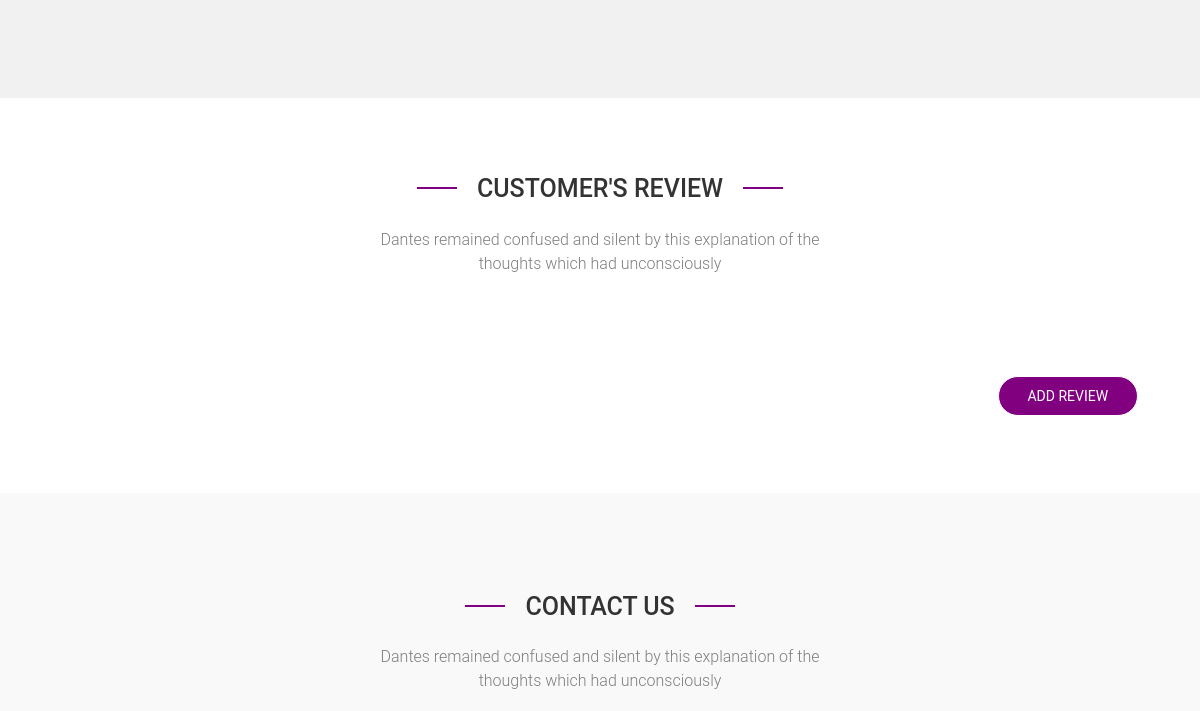
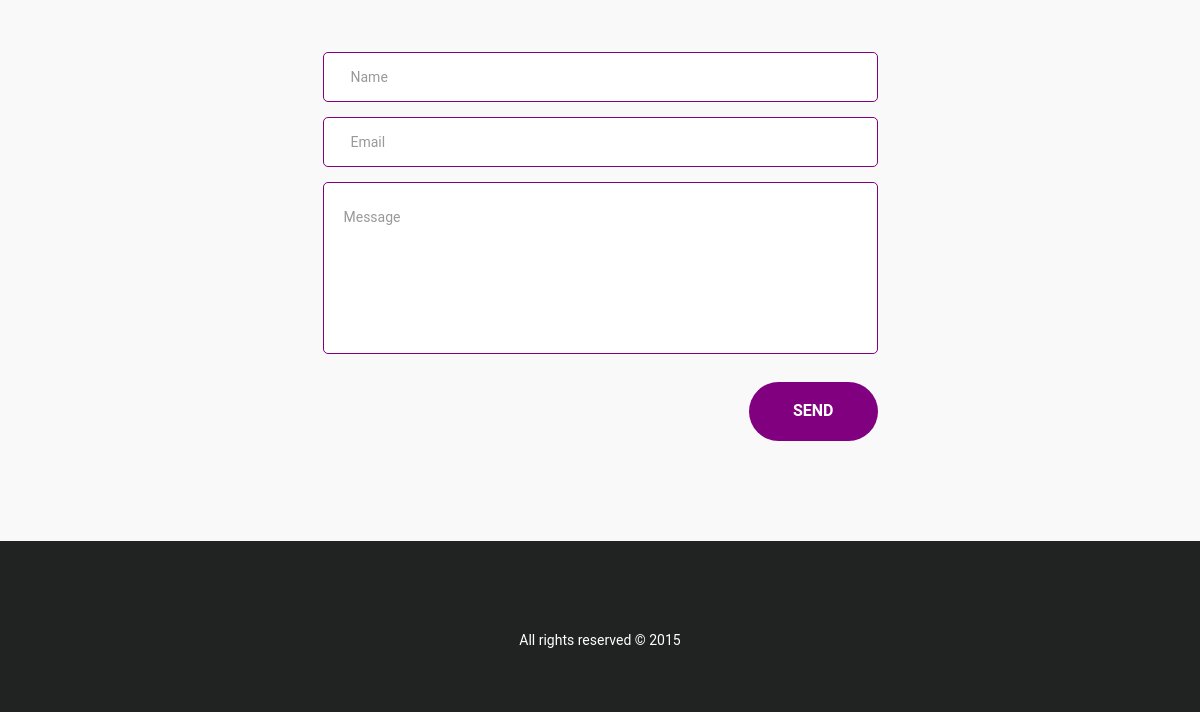
Before: / (lower part) with the older database file (2 pictures, top to bottom).
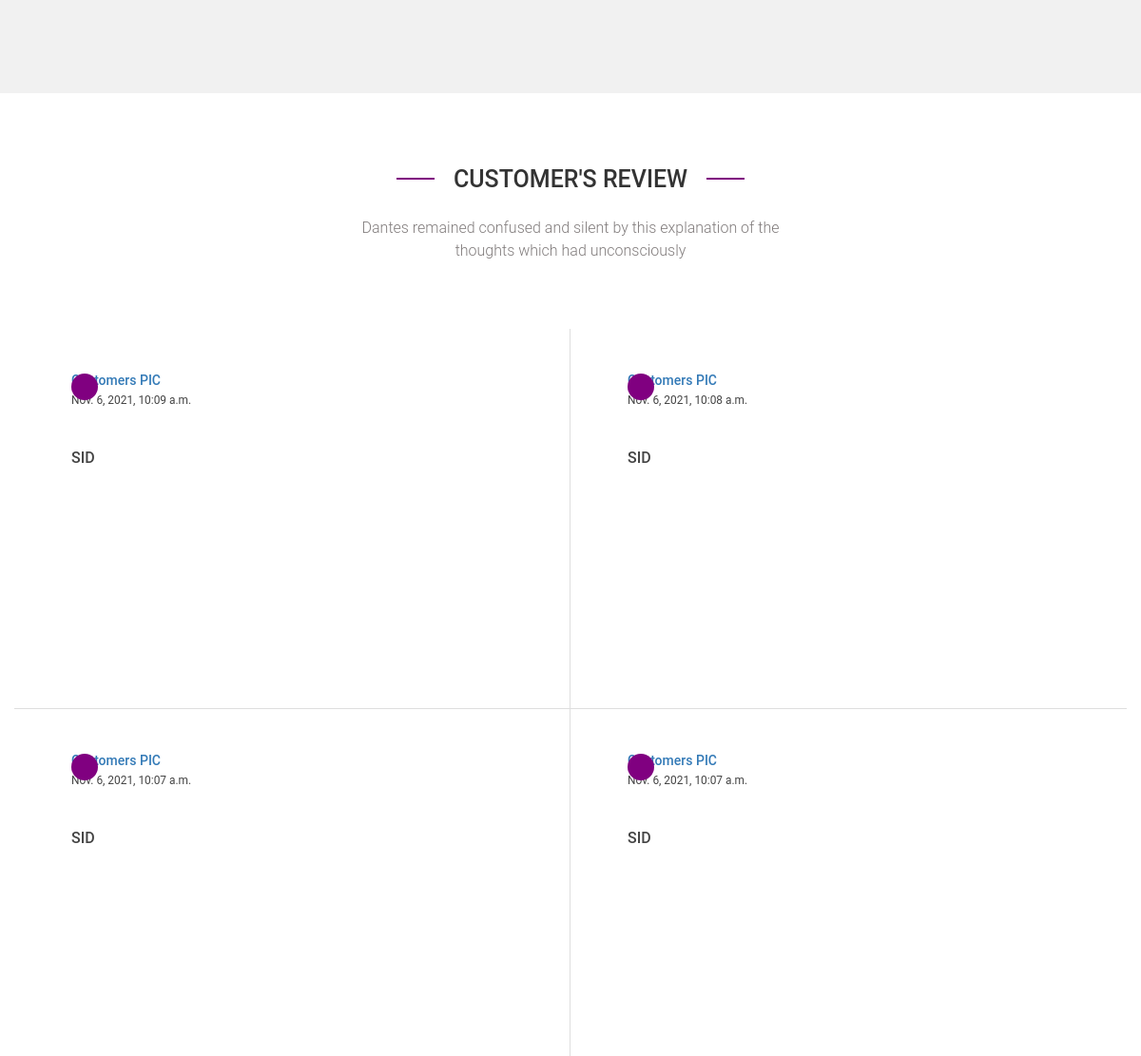
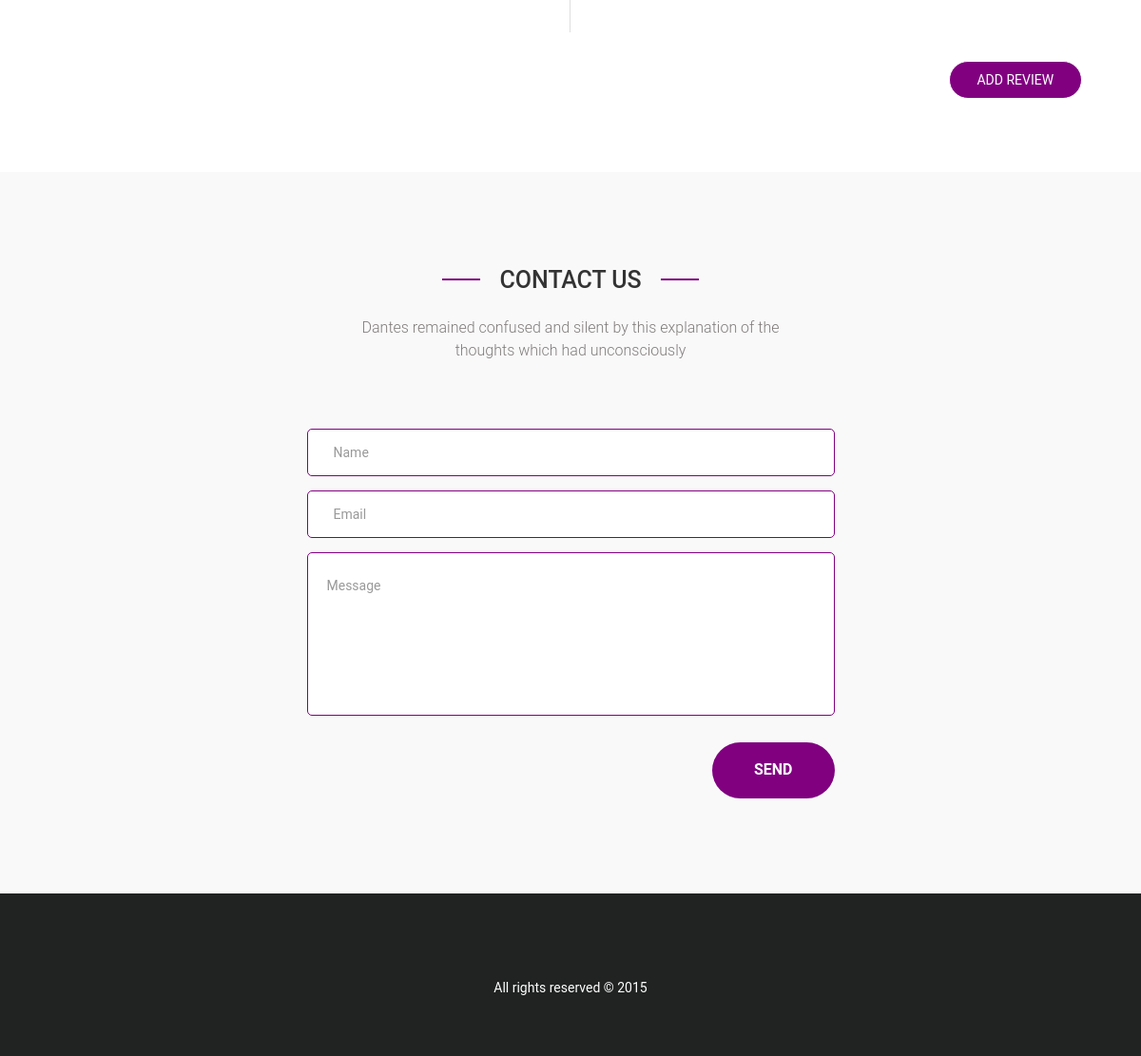
After: the same page with the newer database file (2 pictures, top to bottom).
### review/models.py (models this page shows, shortened)
class review(models.Model):
    cake=models.ForeignKey(Cake,on_delete=models.SET_NULL, null=True, blank=True, default=None)
    name=models.CharField(max_length=20,default='Customer')
    email=models.EmailField(max_length=50,default="customer@gmail.com")
    mobile=models.CharField(max_length=10,default='Cus_Num')
    message=models.TextField(max_length=500,default="Had the best cakes in the city")
    date=models.DateTimeField(default=datetime.now())
    pic=models.ImageField(upload_to='customers',blank=True,null=True)

### account/views.py (the view)
# urls.py: path('',views.home,name='home'),
def home(request):
    Categories=category.objects.all().order_by('-id')
    post=posts.objects.all()
    cake=Cake.objects.all()[:6]
    reviews=Review.objects.all().order_by('-id')[:4]
    return render(request,'home.html',{
        'Categories':Categories,
        'posts':post,
        'cakes':cake,
        'reviews':reviews,
        })

### category/models.py (called while the page is built)
    def __str__(self):
        return str(self.category)

### templates/home.html (shortened to what this page needs)
{% extends 'base.html' %}
{% block content %}
{%  load static %}
<div class="wrapper">
		<section id="blog">
		</section>
		<section id="testimonial">
			<div class="container">
				<div class="row">
					<div class="title">
						<h2>CUSTOMER's REVIEW</h2>
						<p>Dantes remained confused and silent by this explanation of the <br> thoughts which had unconsciously</p>
					</div>
					{%for review in reviews%}
					<div class="col col-md-6">
						<div class="media wow fadeInLeft" data-wow-delay=".3s">
						  <div class="media-left">
						    <a href="#">
								{% if review.pic %}
						      <img src="{{review.pic.url}}" width="80px" alt="">
								{% else %}
								<h5>Customers PIC</h5>
								{% endif %}
						    </a>
						  </div>
						  <small>{{review.date}}</small>
						  <div  class="media-body">
						    <a href="#"><h4 class="media-heading"><br><br>{{review.name}}</h4></a>
						    <p style="height: 200px;width: 30	0px;">{{review.message}}</p>
						  </div>
						</div>
					</div>
					{% endfor %}
					<button style="margin-left: 84%;margin-top:30px;background-color:purple;border-radius: 20px;height: 40px;width:140px;border:1px solid white">
						<a style='color: white;'href="{% url 'review' %}">ADD REVIEW</a></button>
				</div>
			</div>
		</section>
		<section id="contact-form" >
			<div class="container">
				<div class="row">
					<div class="title">
						<h2>CONTACT US</h2>
						<p>Dantes remained confused and silent by this explanation of the <br> thoughts which had unconsciously</p>
					</div>
					<div class="col-md-6" style='margin-left: 25%;margin-right: 25%;'>
						<form>
                            <input type="text" class="form-control" placeholder="Name">
                            <input type="text" class="form-control" placeholder="Email">
                            <textarea class="form-control" rows="3" placeholder="Message"></textarea>
                            <button class="btn btn-default" type="submit">SEND</button>
                        </form>
					</div>
				</div>
			</div>
		</section>
{% endblock %}

### templates/base.html (shortened to what this page needs)
{% load static %}
<!DOCTYPE html>
<html lang="en">
<head>
	<link rel="stylesheet" href="http://code.ionicframework.com/ionicons/2.0.1/css/ionicons.min.css">
	<link rel="stylesheet" href="{% static 'css/font-awesome.min.css'%}">
	<link rel="stylesheet" href="{% static 'css/owl.carousel.css'%}">
	<link rel="stylesheet" href="{% static 'css/owl.transitions.css'%}">
	<link rel="stylesheet" href="{% static 'css/animate.min.css'%}">
	<link rel="stylesheet" href="{% static 'css/lightbox.css'%}">
	<link rel="stylesheet" href="{% static 'css/bootstrap.min.css'%}">
	<link rel="stylesheet" href="{% static 'css/preloader.css'%}">
	<link rel="stylesheet" href="{% static 'css/image.css'%}">
	<link rel="stylesheet" href="{% static 'css/icon.css'%}">
	<link rel="stylesheet" href="{% static 'css/style.css'%}">
	<link rel="stylesheet" href="{% static 'css/responsive.css'%}">
</head>
<body id="top">
	{% block content %}
	{% endblock %}
	<footer>
		<div class="container">
			<div class="row">
				<div class="col-md-12">
					<div class="block">
						<p>All rights reserved © 2015</p>
					</div>
				</div>
			</div>
		</div>
	</footer>
</div>
</body>
</html>

### bakeology/asserts/css/lightbox.css (style rules this page uses)
body:after { content: url(../img/images/close.png) url(../img/images/loading.gif) url(../img/images/prev.png) url(../img/images/next.png); display: none; }

### bakeology/asserts/css/style.css (style rules this page uses)
body { line-height: 24px; font-size: 14px; color: purple; font-weight: 400; color: #444; font-family: 'Roboto', sans-serif; }
h2 { font-size: 30px; }
h4 { font-size: 16px; }
p { margin: 0px; }
a, a:active, a:focus, a:active { text-decoration: none !important; }
.btn { font-size: 15px; text-transform: uppercase; font-weight: 300; padding: 12px 25px; border-radius: 0; }
.title { text-align: center; padding-bottom: 70px; }
.title h2 { color: #333; font-size: 25px; padding-bottom: 25px; text-transform: uppercase; display: inline-block; position: relative; }
.title h2:before { content: ''; width: 40px; height: 2px; background: purple; position: absolute; top: 12px; left: -60px; }
.title h2:after { content: ''; width: 40px; height: 2px; background: purple; position: absolute; top: 12px; right: -60px; }
.title p { font-size: 16px; line-height: 24px; font-weight: 300; color: #817C7C; }
#testimonial { padding: 77px 0; }
#testimonial .col { position: relative; padding: 47px 60px; overflow: hidden; }
#testimonial .col-md-6 { border: solid #dedede; border-width: 0 1px 1px 0; padding-bottom: 42px; }
#testimonial .col-md-6:nth-child(3n) { border-right: 0; }
#testimonial .col-md-6:nth-child(5n) { border-right: 0; border-bottom: 0; }
#testimonial .col-md-6:nth-child(4n) { border-bottom: 0; }
#testimonial .media .media-left { padding-right: 20px; }
#testimonial .media .media-left a { position: relative; display: block; }
#testimonial .media .media-left a:before { content: "\f347"; position: absolute; left: 0; top: 0; width: 28px; height: 28px; border-radius: 100%; font-family: "Ionicons"; background: purple; text-align: center; color: #fff; font-size: 13px; padding-top: 2px; }
#testimonial .media .media-body { padding-top: 5px; }
#testimonial .media .media-body h4 { color: #444; text-transform: uppercase; margin-bottom: 12px; }
#testimonial .media .media-body p { font-size: 14px; font-family: 'Lora', serif; font-style: italic; color: #787878; }
#contact-form { padding: 100px 0; background:#f9f9f9; }
#contact-form form input, #contact-form form textarea { padding: 24px 20px 0; border-color: purple; border-radius: 5px; font-size: 14px; color: #97a0af; box-shadow: none; }
#contact-form form input { margin-bottom: 15px; padding: 24px 27px; }
#contact-form form textarea { margin-bottom: 28px; min-height: 172px; resize: none; }
#contact-form form button { float: right; color: #fff; font-size: 16px; padding: 17px 43px; background: purple; border-radius: 40px; font-weight: 600; border-color: transparent; transition: 0.3s; }
footer { background: #202322; padding: 42px 0 65px 0; text-align: center; }
footer p { font-size: 14px; color: #fff; line-height: 1; padding-top: 26px; }
#blog { padding:100px 0; background: #f1f1f1; }

Changed rows visible on the page:
added review: pic "Customers PIC", date "Nov. 6, 2021, 10:09 a.m.", name "SID"
added review: pic "Customers PIC", date "Nov. 6, 2021, 10:08 a.m.", name "SID"
added review: pic "Customers PIC", date "Nov. 6, 2021, 10:07 a.m.", name "SID"
added review: pic "Customers PIC", date "Nov. 6, 2021, 10:07 a.m.", name "SID"
